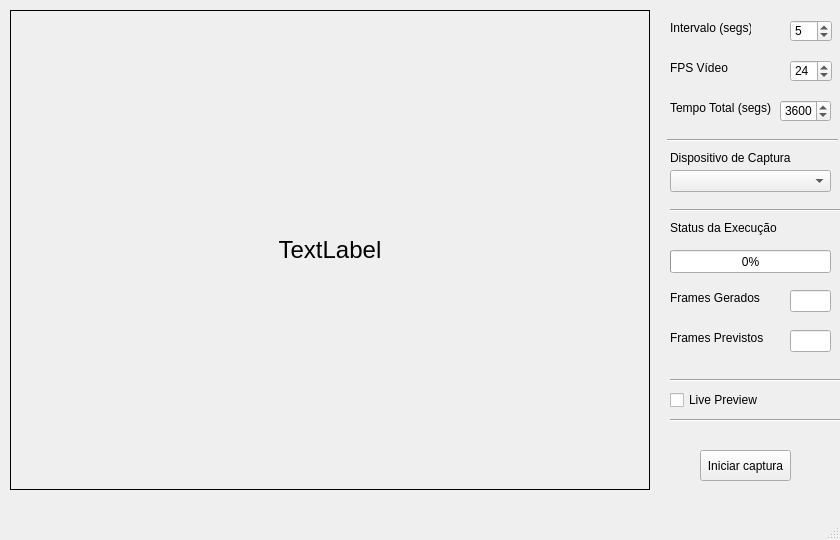
<?xml version="1.0" encoding="UTF-8"?>
<ui version="4.0">
 <class>MainWindow</class>
 <widget class="QMainWindow" name="MainWindow">
  <property name="geometry">
   <rect>
    <x>0</x>
    <y>0</y>
    <width>840</width>
    <height>540</height>
   </rect>
  </property>
  <property name="sizePolicy">
   <sizepolicy hsizetype="Fixed" vsizetype="Fixed">
    <horstretch>0</horstretch>
    <verstretch>0</verstretch>
   </sizepolicy>
  </property>
  <property name="minimumSize">
   <size>
    <width>840</width>
    <height>540</height>
   </size>
  </property>
  <property name="maximumSize">
   <size>
    <width>840</width>
    <height>540</height>
   </size>
  </property>
  <property name="windowTitle">
   <string>Gerador de Timelapses</string>
  </property>
  <property name="windowIcon">
   <iconset>
    <normaloff>icone.png</normaloff>icone.png</iconset>
  </property>
  <widget class="QWidget" name="centralwidget">
   <property name="cursor">
    <cursorShape>ArrowCursor</cursorShape>
   </property>
   <widget class="QLabel" name="labelCamera">
    <property name="geometry">
     <rect>
      <x>10</x>
      <y>10</y>
      <width>640</width>
      <height>480</height>
     </rect>
    </property>
    <property name="minimumSize">
     <size>
      <width>640</width>
      <height>480</height>
     </size>
    </property>
    <property name="font">
     <font>
      <pointsize>18</pointsize>
     </font>
    </property>
    <property name="cursor">
     <cursorShape>ArrowCursor</cursorShape>
    </property>
    <property name="frameShape">
     <enum>QFrame::Box</enum>
    </property>
    <property name="text">
     <string>TextLabel</string>
    </property>
    <property name="scaledContents">
     <bool>true</bool>
    </property>
    <property name="alignment">
     <set>Qt::AlignCenter</set>
    </property>
   </widget>
   <widget class="QPushButton" name="btnIniciarCamera">
    <property name="geometry">
     <rect>
      <x>700</x>
      <y>450</y>
      <width>91</width>
      <height>31</height>
     </rect>
    </property>
    <property name="text">
     <string>Iniciar captura</string>
    </property>
   </widget>
   <widget class="QSpinBox" name="spinIntervalo">
    <property name="geometry">
     <rect>
      <x>790</x>
      <y>20</y>
      <width>42</width>
      <height>22</height>
     </rect>
    </property>
    <property name="value">
     <number>5</number>
    </property>
   </widget>
   <widget class="QLabel" name="label">
    <property name="geometry">
     <rect>
      <x>670</x>
      <y>20</y>
      <width>81</width>
      <height>16</height>
     </rect>
    </property>
    <property name="text">
     <string>Intervalo (segs)</string>
    </property>
   </widget>
   <widget class="QLabel" name="label_2">
    <property name="geometry">
     <rect>
      <x>670</x>
      <y>60</y>
      <width>81</width>
      <height>16</height>
     </rect>
    </property>
    <property name="text">
     <string>FPS Vídeo</string>
    </property>
   </widget>
   <widget class="QSpinBox" name="spinFPS">
    <property name="geometry">
     <rect>
      <x>790</x>
      <y>60</y>
      <width>42</width>
      <height>22</height>
     </rect>
    </property>
    <property name="value">
     <number>24</number>
    </property>
   </widget>
   <widget class="QLabel" name="label_3">
    <property name="geometry">
     <rect>
      <x>670</x>
      <y>100</y>
      <width>111</width>
      <height>16</height>
     </rect>
    </property>
    <property name="text">
     <string>Tempo Total (segs)</string>
    </property>
   </widget>
   <widget class="QSpinBox" name="spinTempoTotal">
    <property name="geometry">
     <rect>
      <x>780</x>
      <y>100</y>
      <width>51</width>
      <height>22</height>
     </rect>
    </property>
    <property name="maximum">
     <number>99999</number>
    </property>
    <property name="value">
     <number>3600</number>
    </property>
   </widget>
   <widget class="QComboBox" name="comboCamera">
    <property name="geometry">
     <rect>
      <x>670</x>
      <y>170</y>
      <width>161</width>
      <height>22</height>
     </rect>
    </property>
    <property name="placeholderText">
     <string>Webcam...</string>
    </property>
   </widget>
   <widget class="QLabel" name="label_4">
    <property name="geometry">
     <rect>
      <x>670</x>
      <y>150</y>
      <width>161</width>
      <height>16</height>
     </rect>
    </property>
    <property name="text">
     <string>Dispositivo de Captura</string>
    </property>
   </widget>
   <widget class="QProgressBar" name="progressBar">
    <property name="geometry">
     <rect>
      <x>670</x>
      <y>250</y>
      <width>161</width>
      <height>23</height>
     </rect>
    </property>
    <property name="value">
     <number>0</number>
    </property>
   </widget>
   <widget class="QLabel" name="label_5">
    <property name="geometry">
     <rect>
      <x>670</x>
      <y>220</y>
      <width>161</width>
      <height>16</height>
     </rect>
    </property>
    <property name="text">
     <string>Status da Execução</string>
    </property>
   </widget>
   <widget class="QLabel" name="label_6">
    <property name="geometry">
     <rect>
      <x>670</x>
      <y>290</y>
      <width>101</width>
      <height>16</height>
     </rect>
    </property>
    <property name="text">
     <string>Frames Gerados</string>
    </property>
   </widget>
   <widget class="QLabel" name="label_7">
    <property name="geometry">
     <rect>
      <x>670</x>
      <y>330</y>
      <width>101</width>
      <height>16</height>
     </rect>
    </property>
    <property name="text">
     <string>Frames Previstos</string>
    </property>
   </widget>
   <widget class="QLineEdit" name="lineEdit">
    <property name="geometry">
     <rect>
      <x>790</x>
      <y>290</y>
      <width>41</width>
      <height>22</height>
     </rect>
    </property>
    <property name="autoFillBackground">
     <bool>false</bool>
    </property>
    <property name="alignment">
     <set>Qt::AlignCenter</set>
    </property>
    <property name="readOnly">
     <bool>true</bool>
    </property>
    <property name="clearButtonEnabled">
     <bool>false</bool>
    </property>
   </widget>
   <widget class="QLineEdit" name="lineEdit_2">
    <property name="geometry">
     <rect>
      <x>790</x>
      <y>330</y>
      <width>41</width>
      <height>22</height>
     </rect>
    </property>
    <property name="alignment">
     <set>Qt::AlignCenter</set>
    </property>
    <property name="readOnly">
     <bool>true</bool>
    </property>
   </widget>
   <widget class="QCheckBox" name="checkBox">
    <property name="geometry">
     <rect>
      <x>670</x>
      <y>390</y>
      <width>101</width>
      <height>20</height>
     </rect>
    </property>
    <property name="text">
     <string>Live Preview</string>
    </property>
   </widget>
   <widget class="Line" name="line">
    <property name="geometry">
     <rect>
      <x>667</x>
      <y>130</y>
      <width>171</width>
      <height>20</height>
     </rect>
    </property>
    <property name="orientation">
     <enum>Qt::Horizontal</enum>
    </property>
   </widget>
   <widget class="Line" name="line_2">
    <property name="geometry">
     <rect>
      <x>670</x>
      <y>200</y>
      <width>171</width>
      <height>20</height>
     </rect>
    </property>
    <property name="orientation">
     <enum>Qt::Horizontal</enum>
    </property>
   </widget>
   <widget class="Line" name="line_3">
    <property name="geometry">
     <rect>
      <x>670</x>
      <y>370</y>
      <width>171</width>
      <height>20</height>
     </rect>
    </property>
    <property name="orientation">
     <enum>Qt::Horizontal</enum>
    </property>
   </widget>
   <widget class="Line" name="line_4">
    <property name="geometry">
     <rect>
      <x>670</x>
      <y>410</y>
      <width>171</width>
      <height>20</height>
     </rect>
    </property>
    <property name="orientation">
     <enum>Qt::Horizontal</enum>
    </property>
   </widget>
  </widget>
  <widget class="QMenuBar" name="menubar">
   <property name="geometry">
    <rect>
     <x>0</x>
     <y>0</y>
     <width>840</width>
     <height>22</height>
    </rect>
   </property>
  </widget>
  <widget class="QStatusBar" name="statusbar"/>
 </widget>
 <resources>
  <include location="resources.qrc"/>
 </resources>
 <connections/>
</ui>
